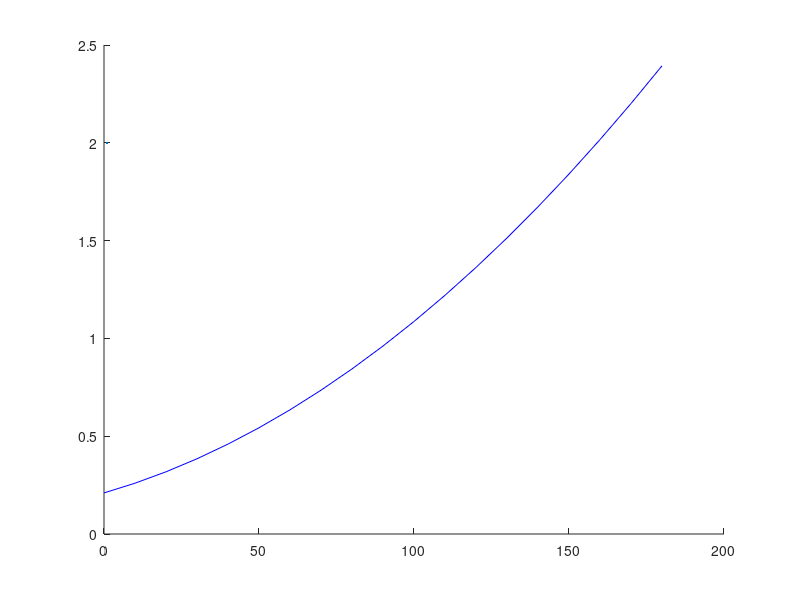

Here is the MATLAB script that generated this plot: (Note: this script raises an error after producing the figure.)
%% sigmadecay %%

clc
clear
close all

% Given points
x = [0,30,45,75,90,100,120,140,180];
y = [.3, .33,.45,.63,.95,1.2,1.4,1.8,2.3];


% Fit a quadratic polynomial
p = polyfit(x, y, 2);

% Display the polynomial coefficients
disp('Sigma coefficients (a, b, c):');
disp(p);

% Define the function
y_func = @(x) p(1)*x.^2 + p(2)*x + p(3);

% Example usage
x_test = 0:10:180;
y_test = y_func(x_test);

% Plot
figure;
hold on

plot(x_test, y_test, 'b',linewidth=2);
xlabel('Degrees \phi',fontsize=12);
ylabel('Value',fontsize=12);


%x = [0, 90, 180];
yy = [0,.04,.05,.09,.11,.125,.16,.18,.19];

% Fit a quadratic polynomial
p = polyfit(x, yy, 2);

% Display the polynomial coefficients
disp('Decay coefficients (a, b, c):');
disp(p);

% Define the function
y_func = @(x) p(1)*x.^2 + p(2)*x + p(3);

% Example usage
x_test = 0:10:180;
y_test = y_func(x_test);

% Plot

plot(x_test, y_test, 'k',linewidth=2);
scatter(x,y,'k',"+",linewidth=2)
scatter(x,yy,'r',"+",linewidth=2)
% xlabel('x');
% ylabel('y');
% title('Quadratic Fit for Decay');
legend('Variance \sigma^2_{corner}','Decay \alpha',fontsize=12);